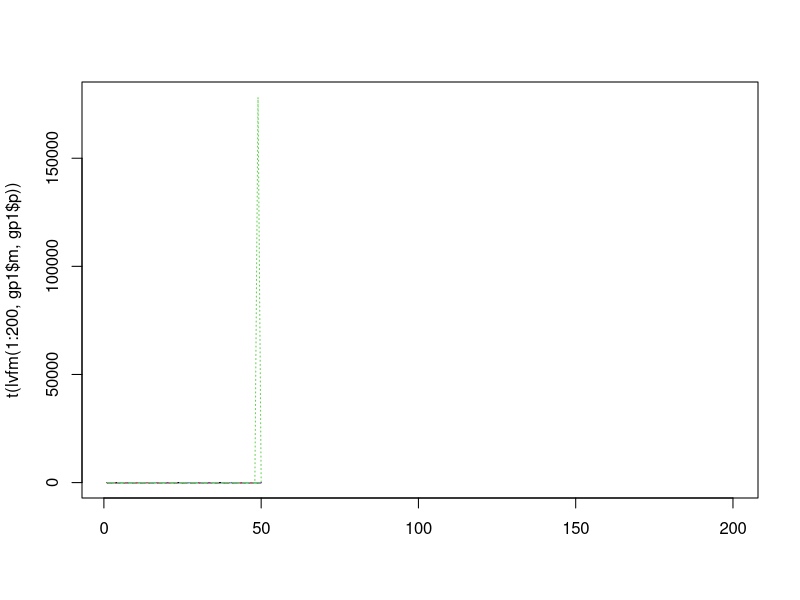

Write R code to recreate this figure. (Note: this script raises an error after producing the figure.)

# FUNCTION; Simulate Data

lvfm <- function(times, state, parms){
  cij <- parms$cij
  x.med <- parms$xmed
  ni <- parms$ni
  
  xi <- matrix(state, nrow = nrow(cij), ncol = length(times))
  for(i in 2:length(times)){
    xi[,i] <- exp(ni[i,] + log(xi[,i-1]) + cij %*% (xi[,i-1] - x.med))
    #xi[xi < 1e-5] <- 0
  }
  
  return(xi)
}

getpars <- function(N, L, times){
  testmat <- matrix(0, N, N)
  xbar <- rlnorm(N, 0, .1)
  diag(testmat) <- runif(N, -1.9, -.1)/xbar
  
  for(i in 1:L){
    r1 <- sample(1:N, 1)
    r2 <- sample(1:N, 1)
    testmat[r1, r2] <- rnorm(1,0,.5)
    testmat[r2, r1] <- rnorm(1,0,.5)
  }
  
  allpar <- list(cij = testmat, xmed = xbar, ni = matrix(rnorm(times*N, 0, .1), ncol = N, nrow = times))
  
  return(list(p = allpar, m = xbar))
}

gp1 <- getpars(15, 20, 200)

matplot(t(lvfm(1:200, gp1$m, gp1$p)), typ = "l")
dyn <- (lvfm(1:200, gp1$m, gp1$p))[,1:200]
fmdat <- t(apply(dyn, 2, function(x) x/sum(x)))

xbar * exp(testmat %*% (xbar - xbar))

# FUNCTION: Get taxonomy

taxa_names <- function(x){
  # x is the raw data
  
  splitnames <- strsplit(rownames(x), ";")
  n1 <- data.frame(kingdom = NA, phylum = NA, class = NA, order = NA, family = NA, genus = NA)
  #n1 <- matrix(nrow = length(splitnames), ncol = length(splitnames[[1]]))
  for(i in 1:length(splitnames)){
    #n1[,i] <- sapply(splitnames, "[[", i)
    n1[i,1:length(splitnames[[i]])] <- splitnames[[i]]
  }
  
  
  if(!is.na(n1$kingdom[1])){n1$kingdom <- sapply(strsplit(n1$kingdom, "k__"), function(x){if(length(x) == 2){x[2]}else{NA}})}
  if(!is.na(n1$phylum[1])){n1$phylum <- sapply(strsplit(n1$phylum, "p__"), function(x){if(length(x) == 2){x[2]}else{NA}})}
  if(!is.na(n1$class[1])){n1$class <- sapply(strsplit(n1$class, "c__"), function(x){if(length(x) == 2){x[2]}else{NA}})}
  if(!is.na(n1$order[1])){n1$order <- sapply(strsplit(n1$order, "o__"), function(x){if(length(x) == 2){x[2]}else{NA}})}
  if(!is.na(n1$family[1])){n1$family <- sapply(strsplit(n1$family, "f__"), function(x){if(length(x) == 2){x[2]}else{NA}})}
  if(!is.na(n1$genus[1])){n1$genus <- sapply(strsplit(n1$genus, "g__"), function(x){if(length(x) == 2){x[2]}else{NA}})}
  
  n1 <- t(apply(n1, 1, function(x){x[is.na(x)] <- paste("na_", tail(unlist(x[!is.na(x)]), 1), sep = "__");return(x)}))
  
  return(n1)
}


# FUNCTION: Get times

timepoints <- function(x){
  # x is the raw data
  
  tp <- as.numeric(sapply(strsplit(colnames(x), "X"), "[[", 2))
  before <- tp[2:length(tp)] - 1
  
  t2 <- tp[-1][before %in% tp]
  t2ind <- which(tp %in% t2)
  t1 <- t2-1
  t1ind <- t2ind-1
  tpairs <- cbind(t1, t2, t1ind, t2ind)
  return(tpairs)
}

# FUNCTION: Rearrange the data

data_process <- function(x, level, o = FALSE){
  # x is the raw data
  # level is taxonomic level for column names (e.g. "phylum")
  x <- apply(x, 2, function(y) y/sum(y))
  rownames(x) <- taxa_names(x)[,level]
  x <- t(x)
  if(o){
    other <- rowSums(x[,-order(apply(x, 2, median), decreasing = T)[1:min(10, ncol(x))]])
    return(data.frame(x[,order(apply(x, 2, median), decreasing = T)[1:10]], other))
  }else{
    return(data.frame(x))
  }
}

# FUNCTION: Setup data for regression

data_setup <- function(data, level, xi, o = FALSE){
  # take in matrix with columns = taxa, rows = timepoints
  # make sure we are dealing with relative abundances
  tp <- timepoints(data)
  data <- data_process(data, level, o)
  
  
  resp <- data[, xi]
  vi <- log(resp[tp[,"t2ind"]]) - log(resp[tp[,"t1ind"]])

  M <- apply(data[tp[,"t1ind"],], 2, function(x){x - median(x)})[!is.nan(vi) & !is.infinite(vi),]
  
  vi <- vi[!is.nan(vi) & !is.infinite(vi)]
  
  return(data.frame(vi = vi, M))
}

data_split <- function(data){
  len1 <- nrow(data)
  len2 <- ceiling(len1/2)
  brk1 <- sample(1:len1, len2)
  vec1 <- rep(FALSE, len1)
  vec1[brk1] <- TRUE
  
  return(list(train = data[vec1,], test = data[!vec1,]))
}

# Caporaso Male Data Set

m3l2 <- read.csv("Data/m3l2.csv", row.names = 1)
m3l3 <- read.csv("Data/m3l3.csv", row.names = 1)
m3l4 <- read.csv("Data/m3l4.csv", row.names = 1)
m3l5 <- read.csv("Data/m3l5.csv", row.names = 1)
m3l6 <- read.csv("Data/m3l6.csv", row.names = 1)


# Caporaso Female Data Set

f4l2 <- read.csv("Data/f4l2.csv", row.names = 1)
f4l3 <- read.csv("Data/f4l3.csv", row.names = 1)
f4l4 <- read.csv("Data/f4l4.csv", row.names = 1)
f4l5 <- read.csv("Data/f4l5.csv", row.names = 1)
f4l6 <- read.csv("Data/f4l6.csv", row.names = 1)

